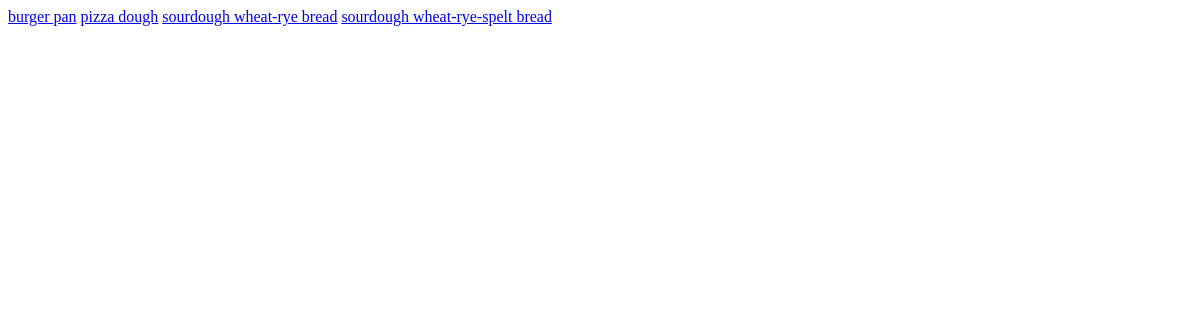
Page /home/ on the earlier database version.
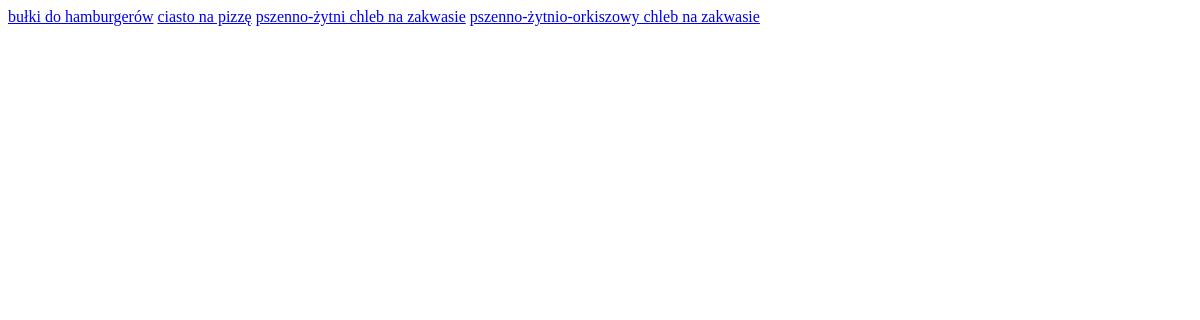
Same page on the later database version.
### project/models.py (models this page shows)
class Bakings(models.Model):
    name = models.CharField("Name of baking", unique=True, max_length=128)
    perform_count = models.PositiveIntegerField("Total count of realizations of this recipe", default=0, blank=True)
    grade = models.DecimalField("Average grade of recipe", decimal_places=2, max_digits=10, default=0.00)
    def __str__(self):
        return self.name

### project/views.py (the view)
# urls.py: path('home/', views.HomeView.as_view()),
class HomeView(View):
    bakings = Bakings.objects.all().order_by('name')
    def get(self, request):
        return render(request, 'home.html', {"bakings": HomeView.bakings})

### templates/home.html (shortened to what this page needs)
<!DOCTYPE html>
<html lang="en">
<head>
</head>
<body>
    {% for baking in bakings %}
    <a href="{% url 'recipe' baking.id %}">{{ baking }}</a>
    {% endfor %}
</body>
</html>

Differences in the rows shown:
changed Bakings: name "burger pan" → "bułki do hamburgerów"
changed Bakings: name "pizza dough" → "ciasto na pizzę"
changed Bakings: name "sourdough wheat-rye bread" → "pszenno-żytni chleb na zakwasie"
changed Bakings: name "sourdough wheat-rye-spelt bread" → "pszenno-żytnio-orkiszowy chleb na zakwasie"
